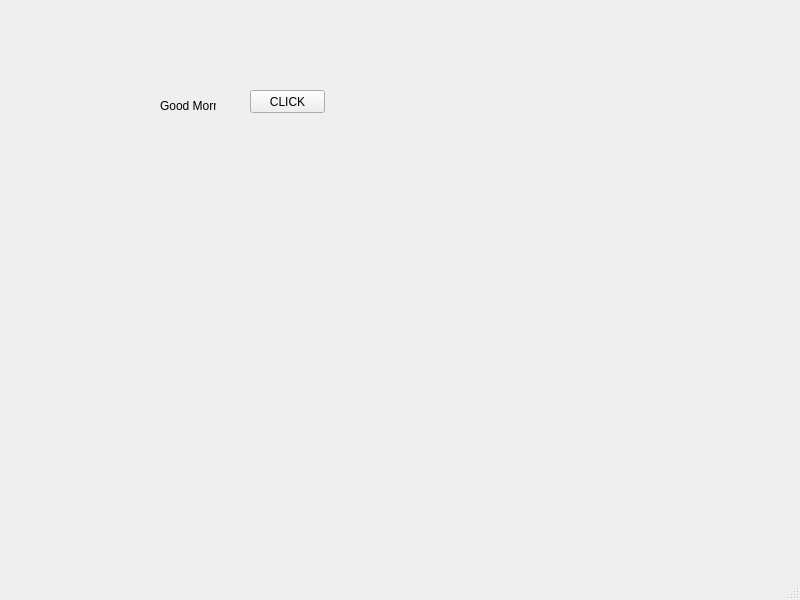
<?xml version="1.0" encoding="UTF-8"?>
<ui version="4.0">
 <class>MainWindow</class>
 <widget class="QMainWindow" name="MainWindow">
  <property name="geometry">
   <rect>
    <x>0</x>
    <y>0</y>
    <width>800</width>
    <height>600</height>
   </rect>
  </property>
  <property name="windowTitle">
   <string>MainWindow</string>
  </property>
  <widget class="QWidget" name="centralwidget">
   <widget class="QLabel" name="lbl">
    <property name="geometry">
     <rect>
      <x>160</x>
      <y>100</y>
      <width>56</width>
      <height>12</height>
     </rect>
    </property>
    <property name="text">
     <string>Good Morning</string>
    </property>
   </widget>
   <widget class="QPushButton" name="pb">
    <property name="geometry">
     <rect>
      <x>250</x>
      <y>90</y>
      <width>75</width>
      <height>23</height>
     </rect>
    </property>
    <property name="text">
     <string>CLICK</string>
    </property>
   </widget>
  </widget>
  <widget class="QMenuBar" name="menubar">
   <property name="geometry">
    <rect>
     <x>0</x>
     <y>0</y>
     <width>800</width>
     <height>21</height>
    </rect>
   </property>
  </widget>
  <widget class="QStatusBar" name="statusbar"/>
 </widget>
 <resources/>
 <connections/>
</ui>
